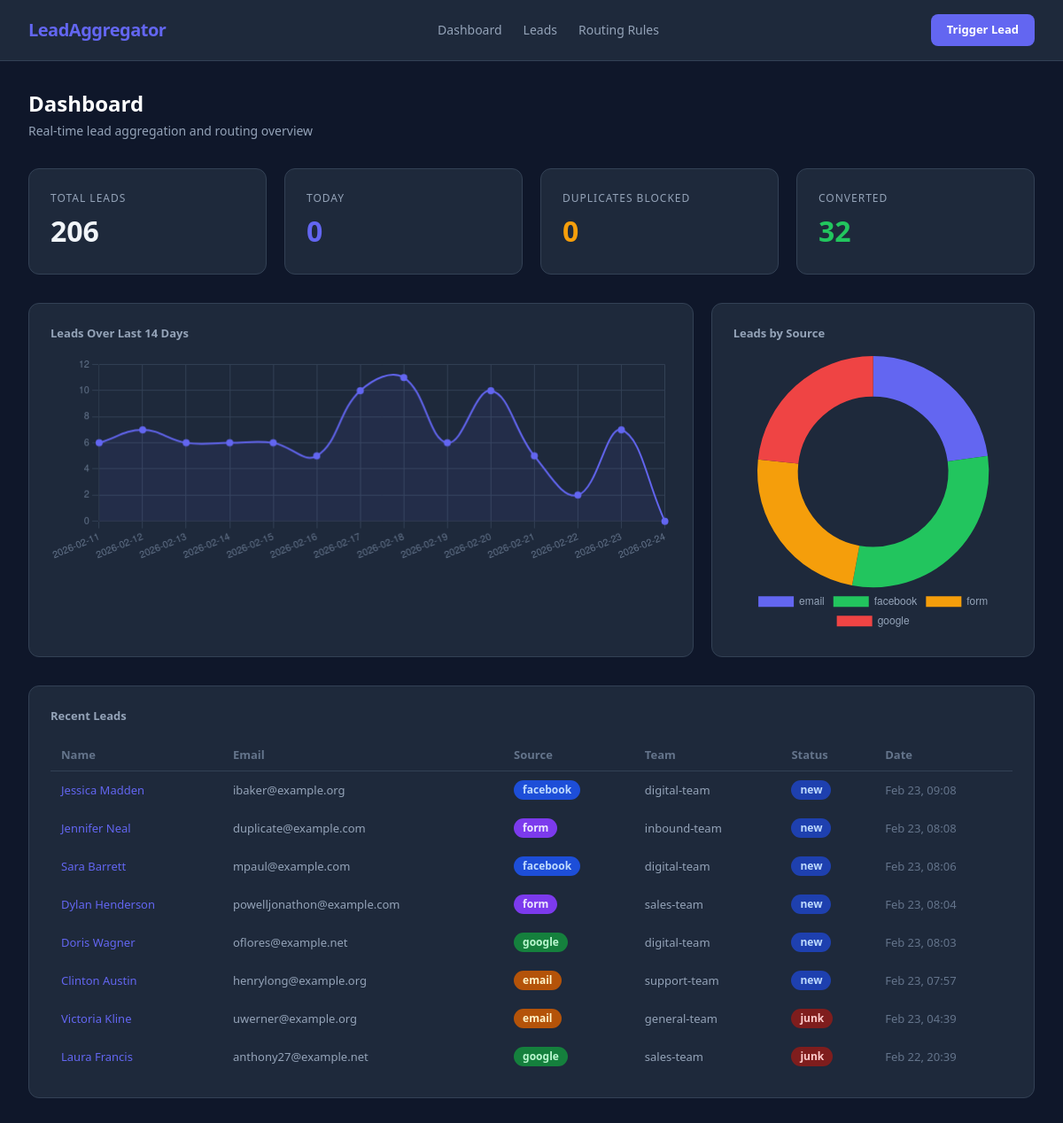
The page / on the database its author committed.
### app/models/lead.py (models this page shows)
class Lead(Base):
    __tablename__ = "leads"
    id = Column(Integer, primary_key=True, index=True)
    fingerprint = Column(String(64), unique=True, index=True, nullable=False)
    name = Column(String(120))
    email = Column(String(120), index=True)
    phone = Column(String(30))
    source = Column(String(30), index=True)
    message = Column(Text)
    country = Column(String(10))
    tags = Column(Text, default="[]")
    assigned_team = Column(String(80))
    status = Column(String(20), default="new", index=True)
    is_duplicate = Column(Boolean, default=False)
    created_at = Column(DateTime(timezone=True), server_default=func.now())
    updated_at = Column(DateTime(timezone=True), onupdate=func.now())

### app/flask_main.py (the view)
@app.route('/')
def index():
    db = get_db()
    stats = build_stats(db)
    recent = db.query(Lead).filter(Lead.is_duplicate == False).order_by(desc(Lead.created_at)).limit(8).all()
    db.close()
    return render_template('dashboard.html', stats=stats, recent=recent)

### app/flask_main.py (called while the page is built)
def get_db():
    return SessionLocal()

### app/templates/dashboard.html (shortened to what this page needs)
{% extends "base.html" %}
{% block content %}
<div class="mb-8">
    <h1 class="text-2xl font-bold text-white mb-1">Dashboard</h1>
    <p style="color:#94a3b8;font-size:14px;">Real-time lead aggregation and routing overview</p>
</div>
<div class="grid grid-cols-4 gap-5 mb-8">
    <div class="card">
        <p style="color:#94a3b8;font-size:12px;text-transform:uppercase;letter-spacing:1px;">Total Leads</p>
        <p style="font-size:2rem;font-weight:700;color:#f1f5f9;margin-top:4px;">{{ stats.total_leads }}</p>
    </div>
    <div class="card">
        <p style="color:#94a3b8;font-size:12px;text-transform:uppercase;letter-spacing:1px;">Today</p>
        <p style="font-size:2rem;font-weight:700;color:#6366f1;margin-top:4px;">{{ stats.today_leads }}</p>
    </div>
    <div class="card">
        <p style="color:#94a3b8;font-size:12px;text-transform:uppercase;letter-spacing:1px;">Duplicates Blocked</p>
        <p style="font-size:2rem;font-weight:700;color:#f59e0b;margin-top:4px;">{{ stats.duplicate_count }}</p>
    </div>
    <div class="card">
        <p style="color:#94a3b8;font-size:12px;text-transform:uppercase;letter-spacing:1px;">Converted</p>
        <p style="font-size:2rem;font-weight:700;color:#22c55e;margin-top:4px;">{{ stats.conversion_count }}</p>
    </div>
</div>
<div class="grid grid-cols-3 gap-5 mb-8">
    <div class="card col-span-2">
        <p style="color:#94a3b8;font-size:13px;font-weight:600;margin-bottom:16px;">Leads Over Last 14 Days</p>
        <canvas id="lineChart" height="100"></canvas>
    </div>
    <div class="card">
        <p style="color:#94a3b8;font-size:13px;font-weight:600;margin-bottom:16px;">Leads by Source</p>
        <canvas id="donutChart"></canvas>
    </div>
</div>
<div class="card">
    <p style="color:#94a3b8;font-size:13px;font-weight:600;margin-bottom:16px;">Recent Leads</p>
    <table style="width:100%;border-collapse:collapse;font-size:13px;">
        <thead>
            <tr style="color:#64748b;border-bottom:1px solid #334155;">
                <th style="text-align:left;padding:8px 12px;">Name</th>
                <th style="text-align:left;padding:8px 12px;">Email</th>
                <th style="text-align:left;padding:8px 12px;">Source</th>
                <th style="text-align:left;padding:8px 12px;">Team</th>
                <th style="text-align:left;padding:8px 12px;">Status</th>
                <th style="text-align:left;padding:8px 12px;">Date</th>
            </tr>
        </thead>
        <tbody>
            {% for lead in recent %}
            <tr style="border-bottom:1px solid #1e293b;" onmouseover="this.style.background='#1e293b'" onmouseout="this.style.background='transparent'">
                <td style="padding:10px 12px;"><a href="/lead/{{ lead.id }}" style="color:#6366f1;text-decoration:none;">{{ lead.name or '-' }}</a></td>
                <td style="padding:10px 12px;color:#94a3b8;">{{ lead.email or '-' }}</td>
                <td style="padding:10px 12px;"><span class="badge badge-{{ lead.source }}">{{ lead.source }}</span></td>
                <td style="padding:10px 12px;color:#94a3b8;">{{ lead.assigned_team or '-' }}</td>
                <td style="padding:10px 12px;"><span class="badge badge-{{ lead.status }}">{{ lead.status }}</span></td>
                <td style="padding:10px 12px;color:#64748b;">{{ lead.created_at.strftime('%b %d, %H:%M') if lead.created_at else '-' }}</td>
            </tr>
            {% endfor %}
        </tbody>
    </table>
</div>
{% endblock %}
{% block scripts %}
const lineData = {{ stats.leads_over_time | tojson }};
const sourceData = {{ stats.sources | tojson }};
new Chart(document.getElementById('lineChart'), {
    type: 'line',
    data: {
        labels: lineData.map(d => d.date),
        datasets: [{
            label: 'Leads',
            data: lineData.map(d => d.count),
            borderColor: '#6366f1',
            backgroundColor: 'rgba(99,102,241,0.08)',
            borderWidth: 2,
            pointBackgroundColor: '#6366f1',
            fill: true,
            tension: 0.4,
        }]
    },
    options: {
        plugins: { legend: { display: false } },
        scales: {
            x: { grid: { color: '#334155' }, ticks: { color: '#64748b', font: { size: 11 } } },
            y: { grid: { color: '#334155' }, ticks: { color: '#64748b', font: { size: 11 } } }
        }
    }
});
new Chart(document.getElementById('donutChart'), {
    type: 'doughnut',
    data: {
        labels: Object.keys(sourceData),
        datasets: [{
            data: Object.values(sourceData),
            backgroundColor: ['#6366f1','#22c55e','#f59e0b','#ef4444'],
            borderWidth: 0,
        }]
    },
    options: {
        plugins: {
            legend: { position: 'bottom', labels: { color: '#94a3b8', font: { size: 12 } } }
        },
        cutout: '65%',
    }
});
{% endblock %}

### app/templates/base.html (shortened to what this page needs)
<!DOCTYPE html>
<html lang="en">
<head>
    <script src="https://cdn.tailwindcss.com"></script>
</head>
<body class="min-h-screen">
    <nav style="background:#1e293b;border-bottom:1px solid #334155;" class="px-8 py-4 flex items-center justify-between sticky top-0 z-50">
        <span style="color:#6366f1;font-size:1.25rem;font-weight:700;letter-spacing:-0.5px;">LeadAggregator</span>
        <div class="flex gap-6 text-sm" style="color:#94a3b8;">
            <a href="/" class="hover:text-white transition-colors">Dashboard</a>
            <a href="/leads-page" class="hover:text-white transition-colors">Leads</a>
            <a href="/routing-page" class="hover:text-white transition-colors">Routing Rules</a>
        </div>
        <form action="/trigger-lead" method="post">
            <button type="submit" style="background:#6366f1;color:white;border:none;padding:8px 18px;border-radius:8px;font-size:13px;font-weight:600;cursor:pointer;">
                Trigger Lead
            </button>
        </form>
    </nav>
    <main class="px-8 py-8 max-w-7xl mx-auto">
        {% block content %}{% endblock %}
    </main>
    <script>{% block scripts %}{% endblock %}</script>
</body>
</html>

### app/templates/base.html (style rules this page uses)
body { background: #0f172a; color: #f1f5f9; }
.card { background: #1e293b; border: 1px solid #334155; border-radius: 12px; padding: 24px; }
.badge { display: inline-block; padding: 2px 10px; border-radius: 999px; font-size: 12px; font-weight: 600; }
.badge-facebook { background: #1d4ed8; color: #bfdbfe; }
.badge-google { background: #15803d; color: #bbf7d0; }
.badge-form { background: #7c3aed; color: #ede9fe; }
.badge-email { background: #b45309; color: #fef3c7; }
.badge-new { background: #1e40af; color: #bfdbfe; }
.badge-junk { background: #7f1d1d; color: #fecaca; }

### rows shown on the page
Lead: name "Jessica Madden", email "ibaker@example.org", source "facebook", assigned_team "digital-team", status "new", created_at "Feb 23, 09:08"
Lead: name "Jennifer Neal", email "duplicate@example.com", source "form", assigned_team "inbound-team", status "new", created_at "Feb 23, 08:08"
Lead: name "Sara Barrett", email "mpaul@example.com", source "facebook", assigned_team "digital-team", status "new", created_at "Feb 23, 08:06"
Lead: name "Dylan Henderson", email "powelljonathon@example.com", source "form", assigned_team "sales-team", status "new", created_at "Feb 23, 08:04"
Lead: name "Doris Wagner", email "oflores@example.net", source "google", assigned_team "digital-team", status "new", created_at "Feb 23, 08:03"
Lead: name "Clinton Austin", email "henrylong@example.org", source "email", assigned_team "support-team", status "new", created_at "Feb 23, 07:57"
Lead: name "Victoria Kline", email "uwerner@example.org", source "email", assigned_team "general-team", status "junk", created_at "Feb 23, 04:39"
Lead: name "Laura Francis", email "anthony27@example.net", source "google", assigned_team "sales-team", status "junk", created_at "Feb 22, 20:39"

### other values the page prints
{{ stats.total_leads }} "206"
{{ stats.today_leads }} "0"
{{ stats.duplicate_count }} "0"
{{ stats.conversion_count }} "32"
chart data {{ stats.sources | tojson }} {"email": 47, "facebook": 62, "form": 49, "google": 48}
